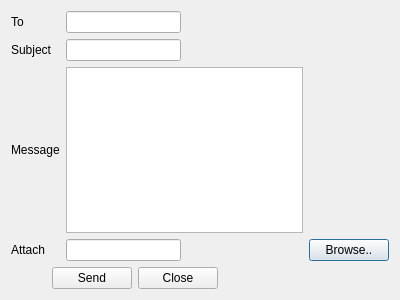
<?xml version="1.0" encoding="UTF-8"?>
<ui version="4.0">
 <class>NewMessage</class>
 <widget class="QDialog" name="NewMessage">
  <property name="geometry">
   <rect>
    <x>0</x>
    <y>0</y>
    <width>400</width>
    <height>300</height>
   </rect>
  </property>
  <property name="windowTitle">
   <string>New Message</string>
  </property>
  <layout class="QGridLayout" name="gridLayout_2">
   <item row="0" column="0">
    <widget class="QLabel" name="label">
     <property name="text">
      <string>To</string>
     </property>
    </widget>
   </item>
   <item row="0" column="1">
    <widget class="QLineEdit" name="toLE"/>
   </item>
   <item row="0" column="2">
    <spacer name="horizontalSpacer_3">
     <property name="orientation">
      <enum>Qt::Horizontal</enum>
     </property>
     <property name="sizeHint" stdset="0">
      <size>
       <width>115</width>
       <height>20</height>
      </size>
     </property>
    </spacer>
   </item>
   <item row="1" column="0">
    <widget class="QLabel" name="label_2">
     <property name="text">
      <string>Subject</string>
     </property>
    </widget>
   </item>
   <item row="1" column="1">
    <widget class="QLineEdit" name="subjectLE"/>
   </item>
   <item row="1" column="2">
    <spacer name="horizontalSpacer_4">
     <property name="orientation">
      <enum>Qt::Horizontal</enum>
     </property>
     <property name="sizeHint" stdset="0">
      <size>
       <width>115</width>
       <height>20</height>
      </size>
     </property>
    </spacer>
   </item>
   <item row="2" column="0">
    <widget class="QLabel" name="label_3">
     <property name="text">
      <string>Message</string>
     </property>
    </widget>
   </item>
   <item row="2" column="1" colspan="2">
    <widget class="QTextEdit" name="messageTE"/>
   </item>
   <item row="3" column="0">
    <widget class="QLabel" name="label_4">
     <property name="text">
      <string>Attach</string>
     </property>
    </widget>
   </item>
   <item row="3" column="1">
    <widget class="QLineEdit" name="attachLE"/>
   </item>
   <item row="3" column="3">
    <widget class="QPushButton" name="browsePB">
     <property name="text">
      <string>Browse..</string>
     </property>
    </widget>
   </item>
   <item row="4" column="0" colspan="3">
    <layout class="QGridLayout" name="gridLayout">
     <item row="0" column="0">
      <spacer name="horizontalSpacer">
       <property name="orientation">
        <enum>Qt::Horizontal</enum>
       </property>
       <property name="sizeHint" stdset="0">
        <size>
         <width>40</width>
         <height>20</height>
        </size>
       </property>
      </spacer>
     </item>
     <item row="0" column="1">
      <widget class="QPushButton" name="sendPB">
       <property name="text">
        <string>Send</string>
       </property>
      </widget>
     </item>
     <item row="0" column="2">
      <widget class="QPushButton" name="closePB">
       <property name="text">
        <string>Close</string>
       </property>
      </widget>
     </item>
     <item row="0" column="3">
      <spacer name="horizontalSpacer_2">
       <property name="orientation">
        <enum>Qt::Horizontal</enum>
       </property>
       <property name="sizeHint" stdset="0">
        <size>
         <width>85</width>
         <height>20</height>
        </size>
       </property>
      </spacer>
     </item>
    </layout>
   </item>
  </layout>
 </widget>
 <resources/>
 <connections/>
</ui>
